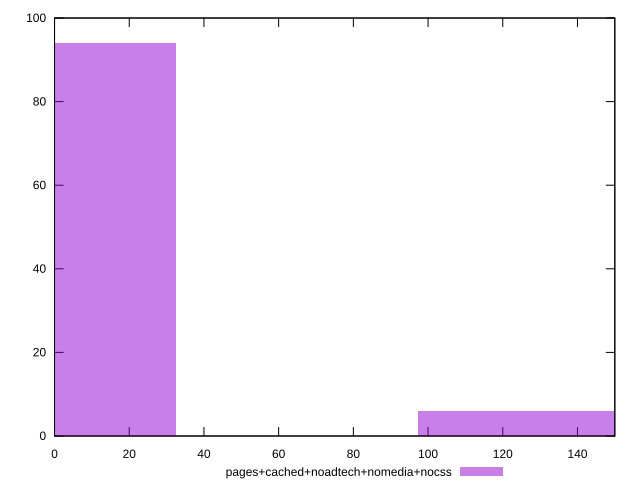

gnuplot code for this plot:
reset

$pagesCachedNoadtechNomediaNocss <<EOF
129.75409888362225 6
0 94
EOF

set key outside below
set boxwidth 64.87704944181112
set xrange [0:150]
set yrange [0:100]
set trange [0:100]
set style fill transparent solid 0.5 noborder
set terminal svg size 640, 490 enhanced background rgb 'white'
set output "report_00023_2021-02-20T12:14:57.249Z/uses-http2/comparison/histogram/4_vs_5.svg"

plot $pagesCachedNoadtechNomediaNocss title "pages+cached+noadtech+nomedia+nocss" with boxes

reset
